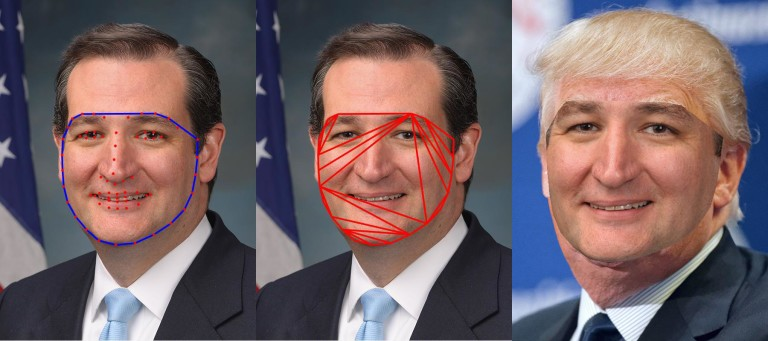
#> input picture DOJOs/FaceSwap/images/Step1-FaceAlignment.jpg, 768 x 341 px, given in place of the camera
$ python detect_blue.py
#> lines starting #> are read from the running program, lines starting #| are printed output that depends on the picture; after the words box and inside, x2 and y2 are one past the last pixel; in counts of white or black regions, pixels touching at a corner belong together
import cv2 as cv
import numpy as np

cap = cv.VideoCapture(0)

while True:

    # Take each frame
    ret, frame = cap.read()
#> frame is the input picture: shape (341, 768, 3); mean B, G, R 102.9, 99.5, 118.7

    # Convert BGR to HSV
    hsv = cv.cvtColor(frame, cv.COLOR_BGR2HSV)
#> hsv: shape (341, 768, 3); mean H, S, V 69.5, 84.2, 133.3

    # define range of blue color in HSV
    lower_blue = np.array([110,50,50])
    upper_blue = np.array([130,255,255])

    # Threshold the HSV image to get only blue colors
    mask = cv.inRange(hsv, lower_blue, upper_blue)
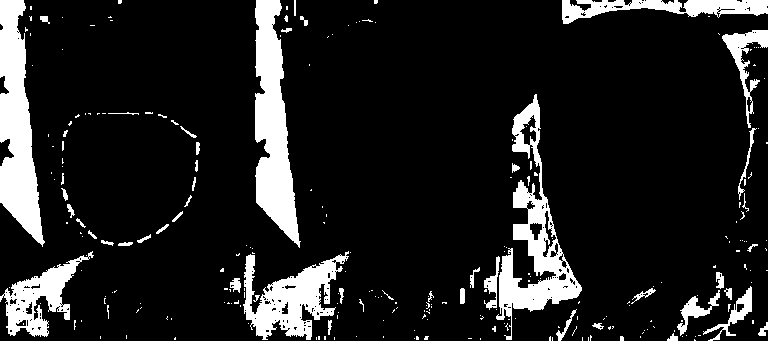
#> mask: shape (341, 768); 12.9% white; 257 white regions (206 under 20 px), largest, box (x1, y1, x2, y2) and area: (255, 0, 301, 248) 6448, (0, 0, 45, 247) 6369, (496, 94, 582, 340) 5841

    # Bitwise-AND mask and original image
    res = cv.bitwise_and(frame,frame, mask= mask)
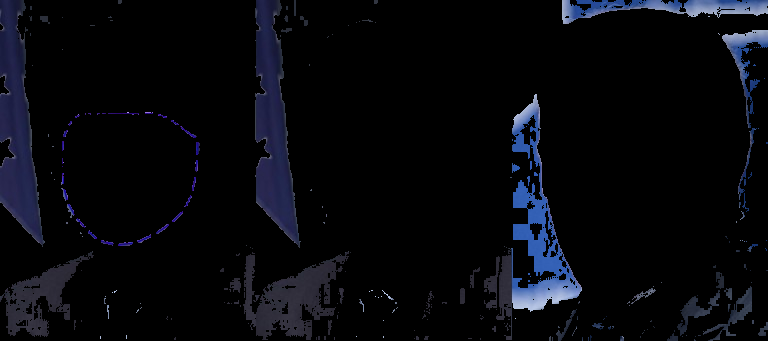
#> res: shape (341, 768, 3); mean B, G, R 12.7, 8, 6.9

    # cv.imshow("img", frame[:, ::-1]) # usa [:, ::-1] para ficar "simetrico"
    # cv.imshow("mask", mask)
    cv.imshow("res",res)
    k = cv.waitKey(1) & 0xFF
#> (key q is pressed here)
    if k == ord("q"):
        break

cv.destroyAllWindows()
cap.release()

$ run again, on DOJOs/FaceSwap/images/Step2-SeamlessCloning.jpg
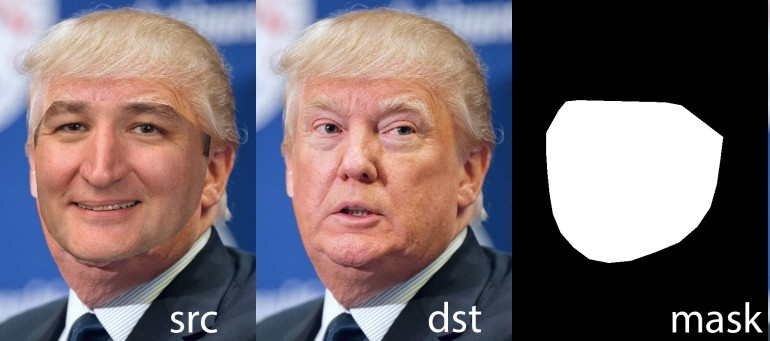
#> input picture DOJOs/FaceSwap/images/Step2-SeamlessCloning.jpg, 770 x 341 px, given in place of the camera
#> frame is the input picture: shape (341, 770, 3); mean B, G, R 109.7, 105.5, 118.3
#> hsv: shape (341, 770, 3); mean H, S, V 40.3, 70.1, 134.6
#> `mask = cv.inRange(hsv, lower_blue, upper_blue)`:
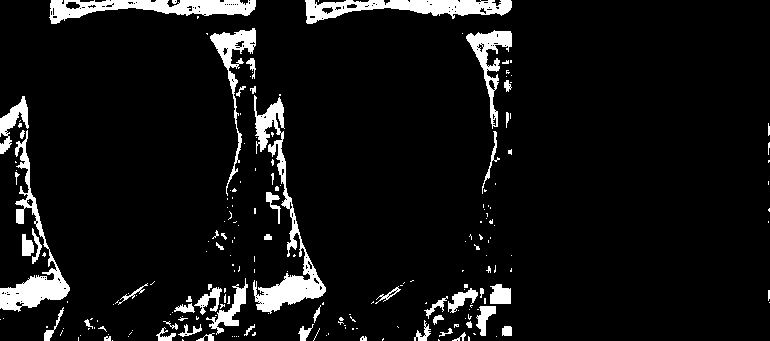
#> mask: shape (341, 770); 7.5% white; 210 white regions (156 under 20 px), largest, box (x1, y1, x2, y2) and area: (253, 95, 326, 314) 3331, (0, 130, 70, 312) 2541, (305, 0, 512, 24) 2500
#> `res = cv.bitwise_and(frame,frame, mask= mask)`:
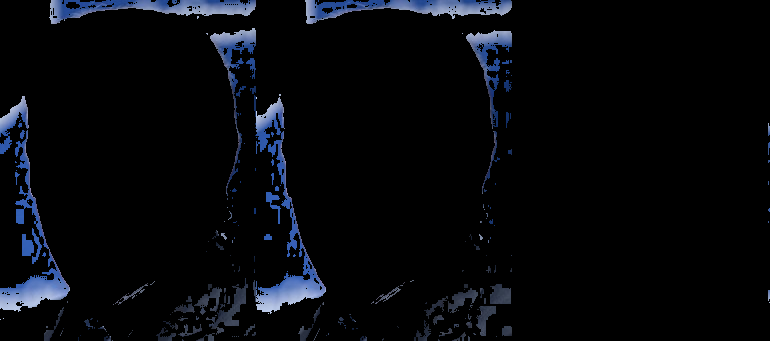
#> res: shape (341, 770, 3); mean B, G, R 11.3, 7.7, 6

$ run again, on DOJOs/FaceSwap/images/donald_trump.jpg
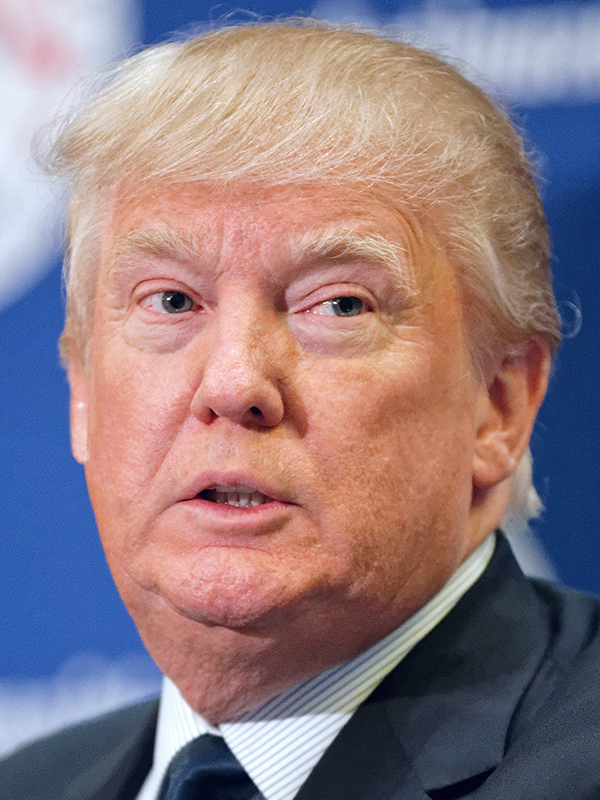
#> input picture DOJOs/FaceSwap/images/donald_trump.jpg, 600 x 800 px, given in place of the camera
#> frame is the input picture: shape (800, 600, 3); mean B, G, R 130.9, 124.5, 144.5
#> hsv: shape (800, 600, 3); mean H, S, V 60.1, 102.2, 169.2
#> `mask = cv.inRange(hsv, lower_blue, upper_blue)`:
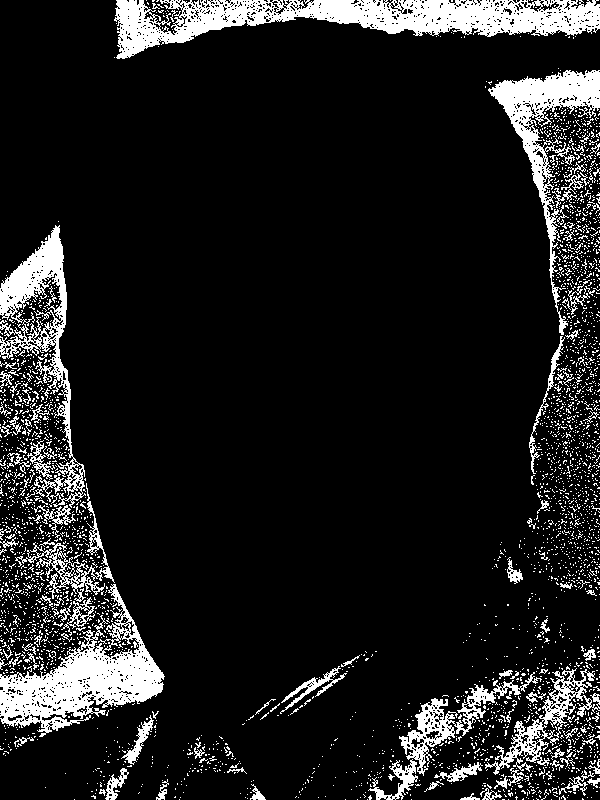
#> mask: shape (800, 600); 12% white; 3148 white regions (3027 under 20 px), largest, box (x1, y1, x2, y2) and area: (114, 0, 600, 59) 12916, (0, 584, 165, 737) 8879, (0, 225, 86, 508) 5808
#> `res = cv.bitwise_and(frame,frame, mask= mask)`:
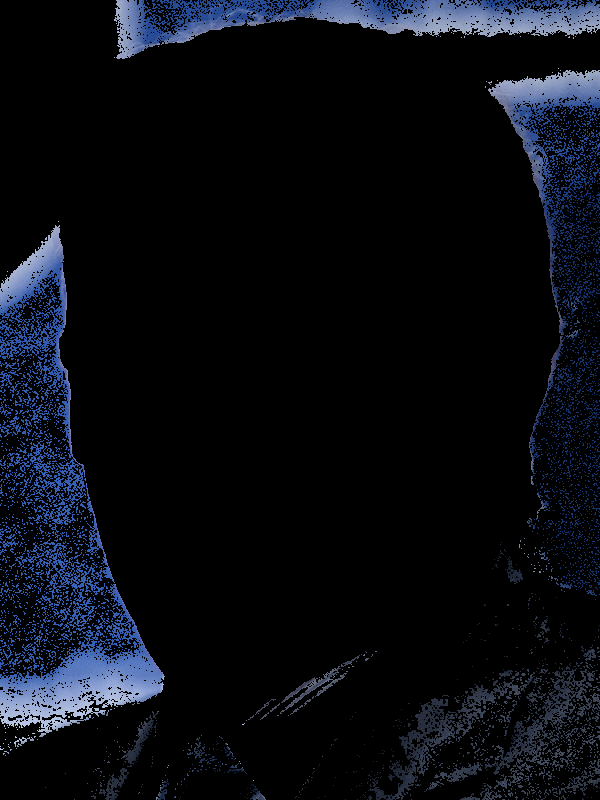
#> res: shape (800, 600, 3); mean B, G, R 18.2, 12, 9.1
